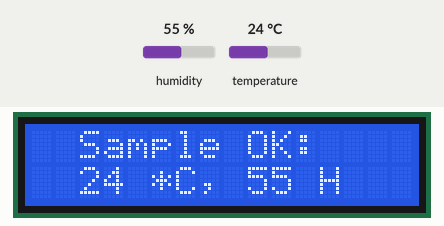
Simulated run of this sketch. Board: Arduino Uno, built with avr-gcc and run on an emulated ATmega328P. Parts: 16×2 character LCD. The test bench sets the inputs (shaded band); at power-on: humidity 55 %, temperature 24 °C. What the sketch prints to the serial monitor is not drawn.

Above: at 1.2 s.
1.3 s: humidity set to 22 %
At 6.9 s:
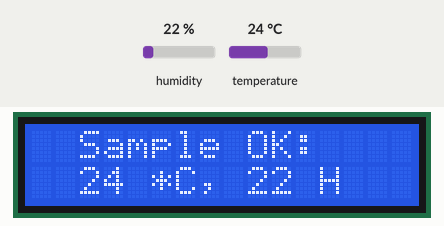
13.3 s: temperature set to 12 °C
At 18.9 s:
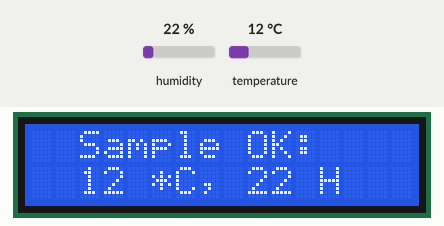
22.8 s: humidity set to 40 %
At 25.0 s:
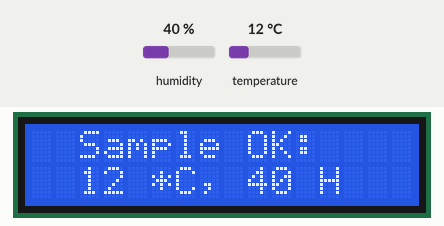
29.6 s: temperature set to 19 °C
At 31.0 s:
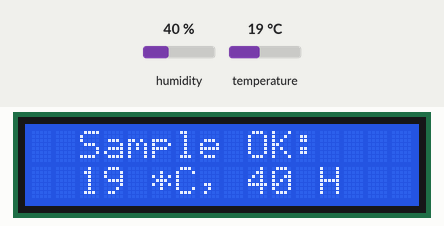
Timing chart, 0 to 32.6 s (numbered marks = the images above; inputs shaded):
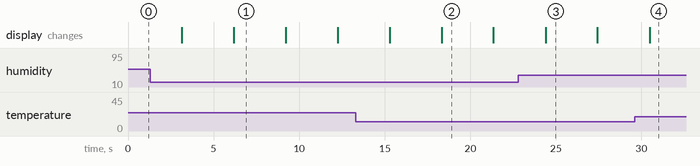

Measured:
- after the input at 1.3 s, the display: first differs from a run without the input after 4.9 s (image 1)
- after the input at 13.3 s, the display: first differs from a run without the input after 5.0 s (image 2)
- after the input at 22.8 s, the display: changes after 1.6 s (image 3)
- after the input at 29.6 s, the display: changes after 0.87 s (image 4)
- what the display in image 1 shows lasts 3.0 s, from 6.2 s to 9.2 s

The sketch:

day03_LiquidCrystal_temp.ino
```cpp
#include <SimpleDHT.h>
#include <LiquidCrystal_I2C.h>
#include <Wire.h>

LiquidCrystal_I2C lcd(0x27, 16, 2);

int DHT_pin = 9;
SimpleDHT11 dht11(DHT_pin);

byte temp = 0;
byte humi = 0;

void setup() {
  lcd.init();
  lcd.backlight();

  Serial.begin(9600);
}

void loop() {
  int err = dht11.read(&temp, &humi, NULL);

  if (err != SimpleDHTErrSuccess) {
    lcd.print("Read DHT11 Failed, err = ");
    lcd.println(err);
    delay(1000);
    return;
  }
  lcd.setCursor(2, 0);
  lcd.print("Sample OK:   ");
  lcd.setCursor(2, 1);
  lcd.print((int)temp); lcd.print(" *C, ");
  lcd.print((int)humi); lcd.print(" H ");

  Serial.print((int)temp); Serial.print(",");
  Serial.println((int)humi);

  delay(3000);

  lcd.setCursor(2, 0);
  lcd.print("IoT Smart SW");
  lcd.setCursor(2, 1);
  lcd.print("Yeon-Woong  ");

  delay(3000);
}
```
